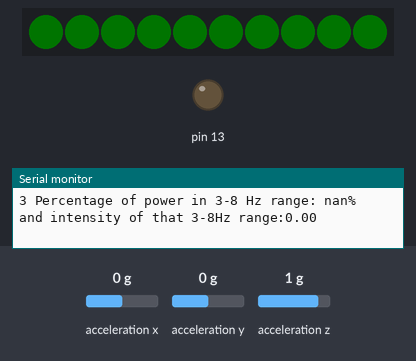
Recording of a program running on a simulated Arduino Uno, built with avr-gcc and run on an emulated ATmega328P. Parts: 10 RGB LEDs in strip order, left to right, output pins drawn as LEDs (lit = HIGH), the last lines printed to the serial monitor. The test bench sets the inputs (shaded band); at power-on: acceleration x 0 g, acceleration y 0 g, acceleration z 1 g. Dim RGB values are drawn brighter than linear.

Above: at 1.2 s.
1.3 s: acceleration x set to -1.4 g
At 1.63 s:
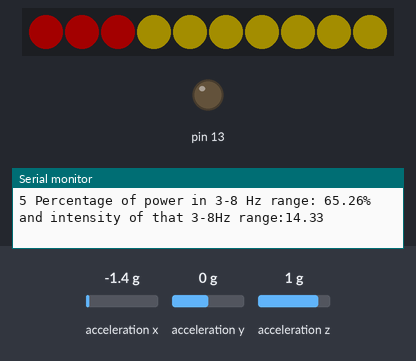
Timing chart, 0 to 4.3 s (numbered marks = the images above; inputs shaded):
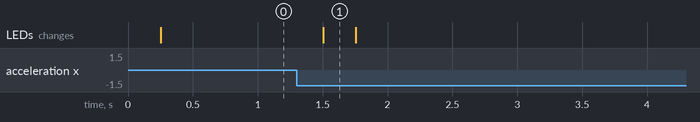

The program:

main.cpp
```cpp
#include <Arduino.h>
#include <Adafruit_CircuitPlayground.h>
#include <arduinoFFT.h>
#include "./display/display.h"

/*
Group Members:
  Kunal Gupta - kg3163
  Shahria Abeed - sa5680
  Shubh Savani - sms9977
*/

volatile int i = 0;  // counter for sampling acceleration data
const int n = 64;    // size of acceleration data array
double accelerometerData[n];
double imaginaryAccelerometerData[n];
const int sample_n = 400;   // number of samples recorded
int sample_counter = 0;
uint8_t samples_percentage[sample_n];
uint8_t samples_intensity[sample_n];
bool checkedForParkinsons = false;    // true if done collecting samples
double percentage_average = 0;
double intensity_average = 0;

// write function declarations here:
float calculateNetAcceleration(float X, float Y, float Z);
void setupTimer();


void setup() {
  sei();
  Serial.begin(9600);
  CircuitPlayground.begin();

  // Setup Timer 0 to generate an interrupt every 5 miliseconds
  // This will be used to sample the accelerometer data
  setupTimer();
}


ISR(TIMER0_COMPA_vect) {
  // This service routine will be called every 5 ms
  // We will use this to sample the accelerometer data
  float X = CircuitPlayground.motionX();
  float Y = CircuitPlayground.motionY();
  float Z = CircuitPlayground.motionZ();

  double netAcceleration = calculateNetAcceleration(X, Y, Z);
  accelerometerData[i] = netAcceleration;

  i++;
}

void loop() {
  // Calculates the final average
  if(sample_counter == sample_n && !checkedForParkinsons){
    //play sound when finished
    CircuitPlayground.playTone(440, 4000);
    TIMSK0 &= ~(1 << OCIE0A);  // Disable the Timer interrupt

    // record sum of all power and intensities recorded
    for(int j = 0; j < sample_n; j++){
      percentage_average += samples_percentage[j];
      intensity_average += samples_intensity[j];
    }

    // calculate average
    percentage_average /= (double)sample_n;
    intensity_average /= (double)sample_n;

    Serial.print("Final Power: ");
    Serial.println(percentage_average);
    Serial.print("Final Intensity: ");
    Serial.println(intensity_average);

    displayPercent(percentage_average, intensity_average, true);
    checkedForParkinsons = true;    // done collecting samples
  }

  // Calculates data for each sample
  if(i == n && sample_counter < sample_n && !checkedForParkinsons) {
    TIMSK0 &= ~(1 << OCIE0A);  // Disable the Timer interrupt

    ArduinoFFT<double> FFT(accelerometerData, imaginaryAccelerometerData, n, 200);
    FFT.windowing(FFTWindow::Rectangle, FFTDirection::Forward);	/* Weigh data */
    FFT.compute(FFTDirection::Forward); /* Compute FFT */
    FFT.complexToMagnitude();

    double totalPower = 0;
    double targetPower = 0;
    double targetIntensity = 0;
    double frequencyResolution = 200.0 / n; // Sampling rate divided by number of samples

    // record frequency and power
    for(int j = 1; j < n / 2; j++) { // Only need to consider half the spectrum due to symmetry in real signals
      double frequency = j * frequencyResolution;
      double power = accelerometerData[j] * accelerometerData[j];

      totalPower += power;

      // record power if in Parkinson's frequency range
      if(frequency >= 3 && frequency <= 6) {
        targetPower += power;
        targetIntensity += power;
      }
    }

    // convert power and intensity to percents
    double percentage = (targetPower / totalPower) * 100;
    double intensity = (min(targetIntensity / 1000, 100));

    Serial.print(sample_counter);
    Serial.print(" Percentage of power in 3-8 Hz range: ");
    Serial.print(percentage);
    Serial.print("%");
    Serial.print(" and intensity of that 3-8Hz range:");
    Serial.println(intensity);

    samples_percentage[sample_counter] = percentage;
    samples_intensity[sample_counter] = intensity;

    for(int j = 0; j < n; j++) {
      accelerometerData[j] = 0;
      imaginaryAccelerometerData[j] = 0;
    }

    // light neopixels based on recorded data
    displayPercent(percentage, intensity, false);
    i = 0;
    sample_counter++;

    TIMSK0 |= (1 << OCIE0A);  // Enable Timer Interrupt
  }
}


float calculateNetAcceleration(float X, float Y, float Z) {
  return sqrt(X * X + Y * Y + Z * Z);
}


void setupTimer() {
  TCCR0A = 0;
  // Setup TCCR0A register
  TCCR0A = (1 << WGM01);
  // Normal Port Operation -> COM0A1 = 0, COM0A0 = 0
  // Disconnect OC0B - Normal Port operation -> COM0B1 = 0, COM0B0 = 0
  // CTC mode with OCRA as TOP -> WGM02 = 0, WGM01 = 1, WGM00 = 0

  TCCR0B = 0;
  // Setup TCCR0B register
  TCCR0B = (1 << CS02);
  // FOC0A = 0, FOC0B = 0
  // WGM02 = 0
  // Use a clock prescaler of 256 -> CS02 = 1, CS01 = 0, CS00 = 0

  // Setup the OCR0A register
  OCR0A = 155; // 5 ms

  // Setup the TIMSK0 register
  TIMSK0 |= (1 << OCIE0A) | (1 << TOIE0);
}
```

display.cpp
```cpp
#include "display.h"


void lightNeoPixel(uint8_t pixel, uint8_t color) {
    switch (color) {
        case 0:
            // Green
            CircuitPlayground.setPixelColor(pixel, 0, 255, 0);
        break;

        case 1:
            // Yellow
            CircuitPlayground.setPixelColor(pixel, 255, 222, 0);
        break;

        case 2:
            // Red
            CircuitPlayground.setPixelColor(pixel, 255, 0, 0);
        break;

        default:
            CircuitPlayground.setPixelColor(pixel, 255, 0, 0);
            break;
            // Serial.println("Invalid color entered.");
    }
}


void greenYellowPattern(uint8_t num_yellow) {
    if(num_yellow > 10)
        return;

    for(uint8_t i = 0; i < 10; i++) {
        if(i <= (num_yellow - 1))
            lightNeoPixel(i, 1);
        else
            lightNeoPixel(i, 0);
    }
}


void yellowRedPattern(uint8_t num_red) {
    if(num_red > 10)
        return;

    for(uint8_t i = 0; i < 10; i++) {
        if(i <= (num_red - 1))
            lightNeoPixel(i, 2);
        else
            lightNeoPixel(i, 1);
    }
}


void displayPercent(double frequency, double intensity, bool final = false){
    if(frequency > 100) {
        // Serial.println("Frequency is greater than 100%.");
        return;
    }
    int brightness = 1 + (int)(254 * (intensity / 100.0));
    if(final)brightness = 10 + (int)(120 * (intensity / 100.0));
    CircuitPlayground.setBrightness(brightness);

    uint8_t val = frequency / 5;
    if(final){
        if(val < 5) {
            greenYellowPattern(val);
        }
        else {
            yellowRedPattern(val - 10);
        }
    }
    else{
        if(val < 11) {
            greenYellowPattern(val);
        }
        else {
            yellowRedPattern(val - 10);
        }
    }
}
```

display.h
```cpp
#ifndef DISPLAY_H
#define DISPLAY_H

#include <Arduino.h>
#include <Adafruit_CircuitPlayground.h>

// pixel value cannot be greater than 9
// color options:
// red - 2
// yellow - 1
// green - 0
void lightNeoPixel(uint8_t pixel, uint8_t color);


// number must not be greater than 10
void greenYellowPattern(uint8_t num_yellow);


// number must not be greater than 10
void yellowRedPattern(uint8_t num_red);


// will light a pattern that indicates the percentage
// each light represents 5%
// from 0-50% the lights will be from green to yellow
// from 51-100% the lights will be from yellow to red
// percent should be a value from 0 - 100
void displayPercent(double frequency, double intensity, bool final);

#endif
```

Measured:
- after the input at 1.3 s, the LEDs: change after 0.21 s (image 1)
